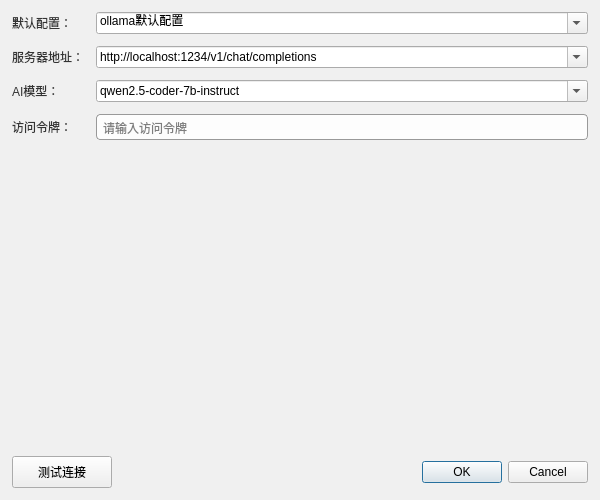
<?xml version="1.0" encoding="UTF-8"?>
<ui version="4.0">
 <class>HttpConfigDialog</class>
 <widget class="QDialog" name="HttpConfigDialog">
  <property name="geometry">
   <rect>
    <x>0</x>
    <y>0</y>
    <width>600</width>
    <height>500</height>
   </rect>
  </property>
  <property name="minimumSize">
   <size>
    <width>500</width>
    <height>400</height>
   </size>
  </property>
  <property name="windowTitle">
   <string>AI服务器配置</string>
  </property>
  <property name="styleSheet">
   <string notr="true">QDialog#HttpConfigDialog {
    background-image: url(:/ui/images/background.png);
    background-position: center;
    background-repeat: no-repeat;
    background-attachment: fixed;
    background-color: #f0f0f0;
}
QLineEdit {
    background-color: rgba(255, 255, 255, 220);
    border: 1px solid #999;
    border-radius: 4px;
    padding: 4px;
}
QLabel {
    color: #333333;
}</string>
  </property>
  <layout class="QVBoxLayout" name="verticalLayout">
   <property name="spacing">
    <number>12</number>
   </property>
   <property name="leftMargin">
    <number>12</number>
   </property>
   <property name="topMargin">
    <number>12</number>
   </property>
   <property name="rightMargin">
    <number>12</number>
   </property>
   <property name="bottomMargin">
    <number>12</number>
   </property>
   <item>
    <layout class="QFormLayout" name="formLayout">
     <property name="horizontalSpacing">
      <number>12</number>
     </property>
     <property name="verticalSpacing">
      <number>12</number>
     </property>
     <item row="1" column="0">
      <widget class="QLabel" name="label">
       <property name="text">
        <string>服务器地址：</string>
       </property>
      </widget>
     </item>
     <item row="1" column="1">
      <widget class="QComboBox" name="comboBoxUrl">
       <property name="editable">
        <bool>true</bool>
       </property>
       <item>
        <property name="text">
         <string>http://localhost:1234/v1/chat/completions</string>
        </property>
       </item>
       <item>
        <property name="text">
         <string>http://127.0.0.1:11434/chat</string>
        </property>
       </item>
       <item>
        <property name="text">
         <string>http://192.168.2.200:1234/v1/chat/completions</string>
        </property>
       </item>
       <item>
        <property name="text">
         <string>http://localhost:3000/v1/chat/completions</string>
        </property>
       </item>
      </widget>
     </item>
     <item row="0" column="0">
      <widget class="QLabel" name="label_4">
       <property name="text">
        <string>默认配置：</string>
       </property>
      </widget>
     </item>
     <item row="0" column="1">
      <widget class="QComboBox" name="comboBoxConfig">
       <property name="editable">
        <bool>true</bool>
       </property>
       <item>
        <property name="text">
         <string>ollama默认配置</string>
        </property>
       </item>
       <item>
        <property name="text">
         <string>lmstudio默认配置</string>
        </property>
       </item>
       <item>
        <property name="text">
         <string>onapi默认配置</string>
        </property>
       </item>
      </widget>
     </item>
     <item row="2" column="0">
      <widget class="QLabel" name="label_2">
       <property name="text">
        <string>AI模型：</string>
       </property>
      </widget>
     </item>
     <item row="2" column="1">
      <widget class="QComboBox" name="comboBoxModel">
       <property name="editable">
        <bool>true</bool>
       </property>
       <item>
        <property name="text">
         <string>qwen2.5-coder-7b-instruct</string>
        </property>
       </item>
       <item>
        <property name="text">
         <string>qwen2.5-coder-3b-instruct</string>
        </property>
       </item>
       <item>
        <property name="text">
         <string>qwen2-0.5b-instruct</string>
        </property>
       </item>
       <item>
        <property name="text">
         <string>qwen2.5-coder:3b</string>
        </property>
       </item>
      </widget>
     </item>
     <item row="3" column="0">
      <widget class="QLabel" name="label_3">
       <property name="text">
        <string>访问令牌：</string>
       </property>
      </widget>
     </item>
     <item row="3" column="1">
      <widget class="QLineEdit" name="lineEditToken">
       <property name="placeholderText">
        <string>请输入访问令牌</string>
       </property>
      </widget>
     </item>
    </layout>
   </item>
   <item>
    <spacer name="verticalSpacer">
     <property name="orientation">
      <enum>Qt::Vertical</enum>
     </property>
     <property name="sizeHint" stdset="0">
      <size>
       <width>20</width>
       <height>40</height>
      </size>
     </property>
    </spacer>
   </item>
   <item>
    <layout class="QHBoxLayout" name="horizontalLayout">
     <item>
      <widget class="QPushButton" name="testButton">
       <property name="minimumSize">
        <size>
         <width>100</width>
         <height>32</height>
        </size>
       </property>
       <property name="text">
        <string>测试连接</string>
       </property>
      </widget>
     </item>
     <item>
      <spacer name="horizontalSpacer">
       <property name="orientation">
        <enum>Qt::Horizontal</enum>
       </property>
       <property name="sizeHint" stdset="0">
        <size>
         <width>40</width>
         <height>20</height>
        </size>
       </property>
      </spacer>
     </item>
     <item>
      <widget class="QDialogButtonBox" name="buttonBox">
       <property name="orientation">
        <enum>Qt::Horizontal</enum>
       </property>
       <property name="standardButtons">
        <set>QDialogButtonBox::Cancel|QDialogButtonBox::Ok</set>
       </property>
      </widget>
     </item>
    </layout>
   </item>
  </layout>
 </widget>
 <resources/>
 <connections>
  <connection>
   <sender>buttonBox</sender>
   <signal>accepted()</signal>
   <receiver>HttpConfigDialog</receiver>
   <slot>accept()</slot>
   <hints>
    <hint type="sourcelabel">
     <x>248</x>
     <y>254</y>
    </hint>
    <hint type="destinationlabel">
     <x>157</x>
     <y>274</y>
    </hint>
   </hints>
  </connection>
  <connection>
   <sender>buttonBox</sender>
   <signal>rejected()</signal>
   <receiver>HttpConfigDialog</receiver>
   <slot>reject()</slot>
   <hints>
    <hint type="sourcelabel">
     <x>316</x>
     <y>260</y>
    </hint>
    <hint type="destinationlabel">
     <x>286</x>
     <y>274</y>
    </hint>
   </hints>
  </connection>
 </connections>
</ui>
